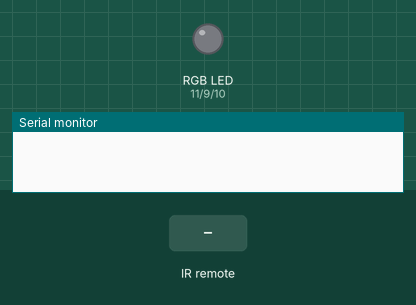
This sketch was run on a simulated Arduino Uno, built with avr-gcc and run on an emulated ATmega328P. Shown: an RGB LED mixed from three pins (HIGH = lit), the last lines printed to the serial monitor. Inputs (shaded band) come from the test bench.

Above: at 1.2 s.
1.3 s: infrared code 0xFD30CF received
At 2.8 s:
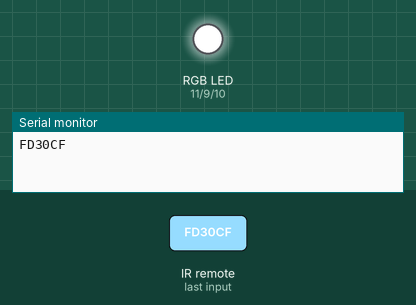
3.8 s: infrared code 0xFD08F7 received
At 5.9 s:
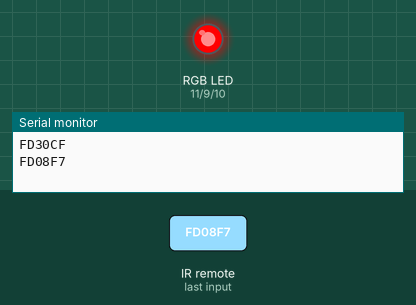
6.3 s: infrared code 0xFD8877 received
At 7.8 s:
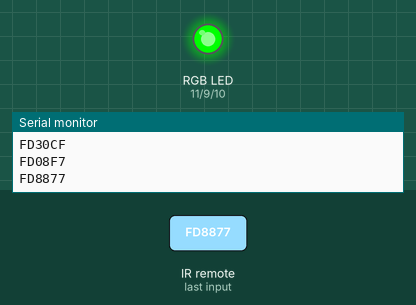
8.8 s: infrared code 0xFD48B7 received
At 10.9 s:
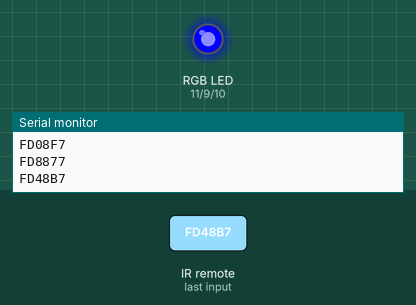
11.3 s: infrared code 0xFD28D7 received
At 12.8 s:
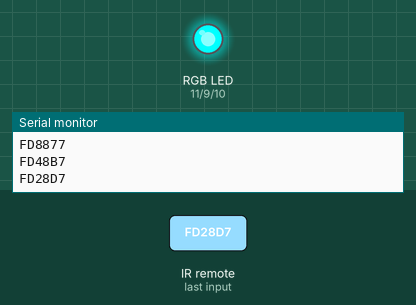
13.8 s: infrared code 0xFDA857 received
At 15.9 s:
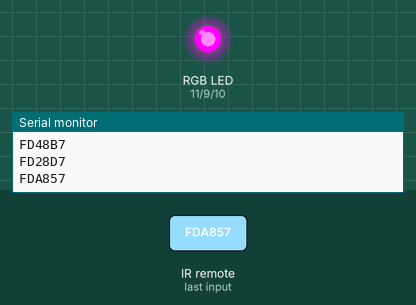
Timing chart, 0 to 17.3 s (numbered marks = the images above; inputs shaded):
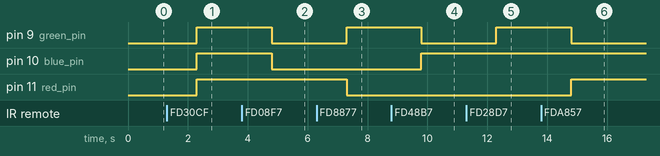

The sketch:

rgb_led_control_via_ir_remote.ino
```cpp
#include<IRremote.h>

int red_pin = 11;
int blue_pin = 10;
int green_pin = 9;
int red_value = 255;
int green_value = 255;
int blue_value = 255;
float dFact = 1;

int IRpin = 3;
IRrecv IR(IRpin);
decode_results cmd;

void setup() {
  Serial.begin(9600);
  IR.enableIRIn();

  pinMode(red_pin, OUTPUT);
  pinMode(green_pin, OUTPUT);
  pinMode(blue_pin, OUTPUT);

}

void loop() {
  while(IR.decode(&cmd) == 0) {

  }
  delay(1000);
  IR.resume();

  Serial.println(cmd.value, HEX);
  if(cmd.value == 0xFD30CF) {
    white();
  }
  if(cmd.value == 0xFD08F7) {
    red();
  }
  if(cmd.value == 0xFD8877) {
    green();
  }
  if(cmd.value == 0xFD48B7) {
    blue();
  }
  if(cmd.value == 0xFD28D7) {
    cyan();
  }
  if(cmd.value == 0xFDA857) {
   magenta();
  }
  if(cmd.value == 0xFD6897) {
    yellow();
  }

  if(cmd.value == 0xFD00FF) {
    ledON();
  }

  if(cmd.value == 0xFD40BF) {
    ledOFF();
  }
  if(cmd.value == 0xFD50AF) {
    brightnessUP();
  }
  if(cmd.value == 0xFD10EF) {
    brightnessDOWN();
  }

  analogWrite(red_pin, red_value * dFact);
  analogWrite(green_pin, green_value * dFact);
  analogWrite(blue_pin, blue_value * dFact);
}


void ledON(){
  red_value = 255;
  green_value = 255;
  blue_value = 255;
  dFact = 1;
}

void ledOFF(){
  red_value = 0;
  green_value = 0;
  blue_value = 0;
  dFact = 0;
}

void brightnessUP(){
  dFact *= 1.75;

  if(dFact > 1) {
    dFact = 1;
  }
}

void brightnessDOWN() {
    dFact *= .975;
}

void white(){
  red_value = 255;
  green_value = 255;
  blue_value = 255;
}

void red() {
  red_value = 255;
  green_value = 0;
  blue_value = 0;
}

void green() {
  red_value = 0;
  green_value = 255;
  blue_value = 0;
}

void blue() {
  red_value = 0;
  green_value = 0;
  blue_value = 255;
}
void cyan () {
  red_value = 0;
  green_value = 255;
  blue_value = 255;
}
void magenta() {
  red_value = 255;
  green_value = 0;
  blue_value = 255;
}

void yellow(){
  red_value = 255;
  green_value = 255;
  blue_value = 0;
}
```

Measured:
- after the input at 1.3 s, pin 9 (green_pin), pin 10 (blue_pin), pin 11 (red_pin): LOW → HIGH after 1.0 s
- after the input at 3.8 s, pin 9 (green_pin), pin 10 (blue_pin): HIGH → LOW after 1.0 s
- after the input at 6.3 s, pin 9 (green_pin): LOW → HIGH after 1.0 s; pin 11 (red_pin): HIGH → LOW after 1.0 s
- after the input at 8.8 s, pin 9 (green_pin): HIGH → LOW after 1.0 s; pin 10 (blue_pin): LOW → HIGH after 1.0 s
- after the input at 11.3 s, pin 9 (green_pin): LOW → HIGH after 1.0 s
- after the input at 13.8 s, pin 9 (green_pin): HIGH → LOW after 1.0 s; pin 11 (red_pin): LOW → HIGH after 1.0 s
